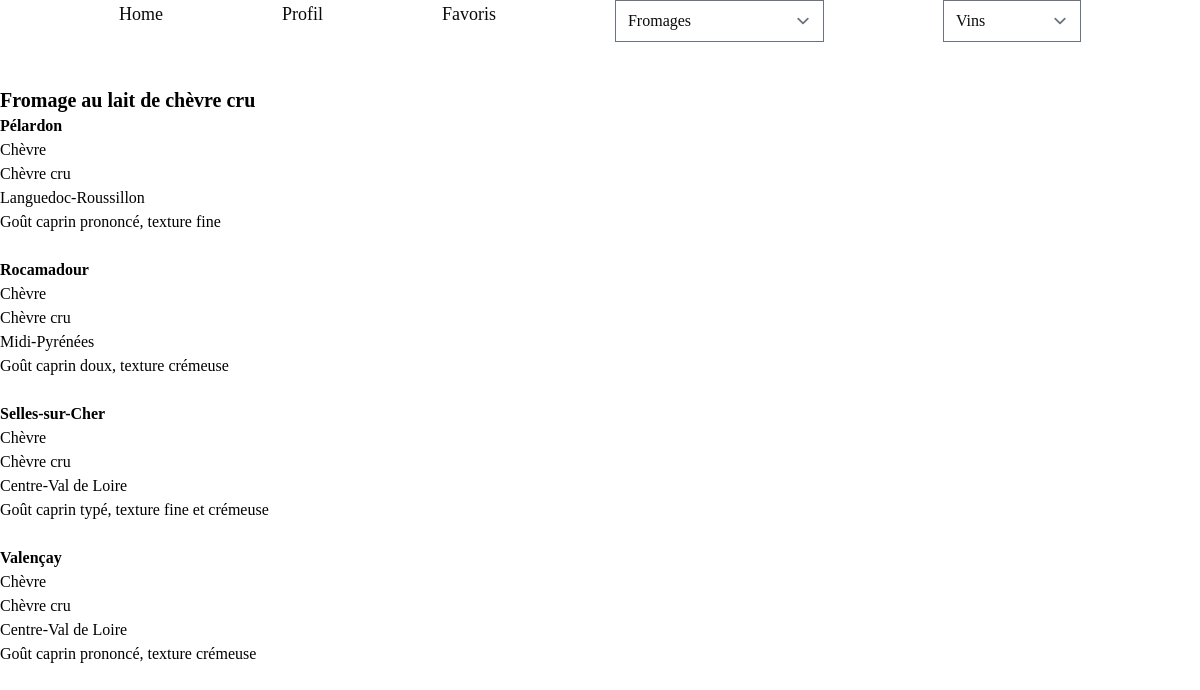
The app's page /products/raw-goat-cheeses/ with its own data.
### products/models.py (models this page shows, shortened)
class Cheese(models.Model):
    name = models.CharField(max_length=200)
    family = models.CharField(max_length=200)
    type_of_milk = models.CharField(max_length=200)
    region = models.CharField(max_length=200)
    description = models.TextField(max_length=500)
    created_at = models.DateTimeField(auto_now_add=True)
    updated_at = models.DateTimeField(auto_now=True, null=True, blank=True)
    class Meta:
        verbose_name = "cheese"
        verbose_name_plural = "cheeses"

### products/views.py (the view)
# urls.py: path('raw-goat-cheeses/', RawGoatCheeses.as_view(), name="raw-goat-cheeses"),
class RawGoatCheeses(TemplateView):
    template_name = "raw-goat-cheeses.html"

### frometon/context_processors.py (called while the page is built)
def get_cheeses(request):
    cheeses = Cheese.objects.all()
    return {'cheeses': cheeses}

def get_wines(request):
    wines = Wine.objects.all()
    return {'wines': wines}

def cheese_categories(request):
    types_of_milk = Cheese.objects.values_list('type_of_milk', flat=True).distinct()
    return {'cheese_categories': types_of_milk}

def wine_categories(request):
    colors = Wine.objects.values_list('color', flat=True).distinct()
    return {'wine_categories': colors}

def cheese_families(request):
    families = Cheese.objects.values_list('family', flat=True).distinct()
    return {'cheese_families': families}

### products/templates/raw-goat-cheeses.html
{% extends 'base.html' %}
    {% block content %}
        <h2 class="font-semibold text-xl">Fromage au lait de chèvre cru</h2>
        {% for cheese in cheeses %}
            {% if cheese.type_of_milk == "Chèvre cru" %}
                <h3 class="font-semibold">{{ cheese.name }}</h3>
                <p>{{ cheese.family }}</p>
                <p>{{ cheese.type_of_milk }}</p>
                <p>{{ cheese.region }}</p>
                <p>{{ cheese.description }}</p>
                <br />
            {% endif %}
        {% endfor %}
    {% endblock content %}

### records on screen
Cheese: name "Pélardon", family "Chèvre", type_of_milk "Chèvre cru", region "Languedoc-Roussillon", description "Goût caprin prononcé, texture fine"
Cheese: name "Rocamadour", family "Chèvre", type_of_milk "Chèvre cru", region "Midi-Pyrénées", description "Goût caprin doux, texture crémeuse"
Cheese: name "Selles-sur-Cher", family "Chèvre", type_of_milk "Chèvre cru", region "Centre-Val de Loire", description "Goût caprin typé, texture fine et crémeuse"
Cheese: name "Valençay", family "Chèvre", type_of_milk "Chèvre cru", region "Centre-Val de Loire", description "Goût caprin prononcé, texture crémeuse"
